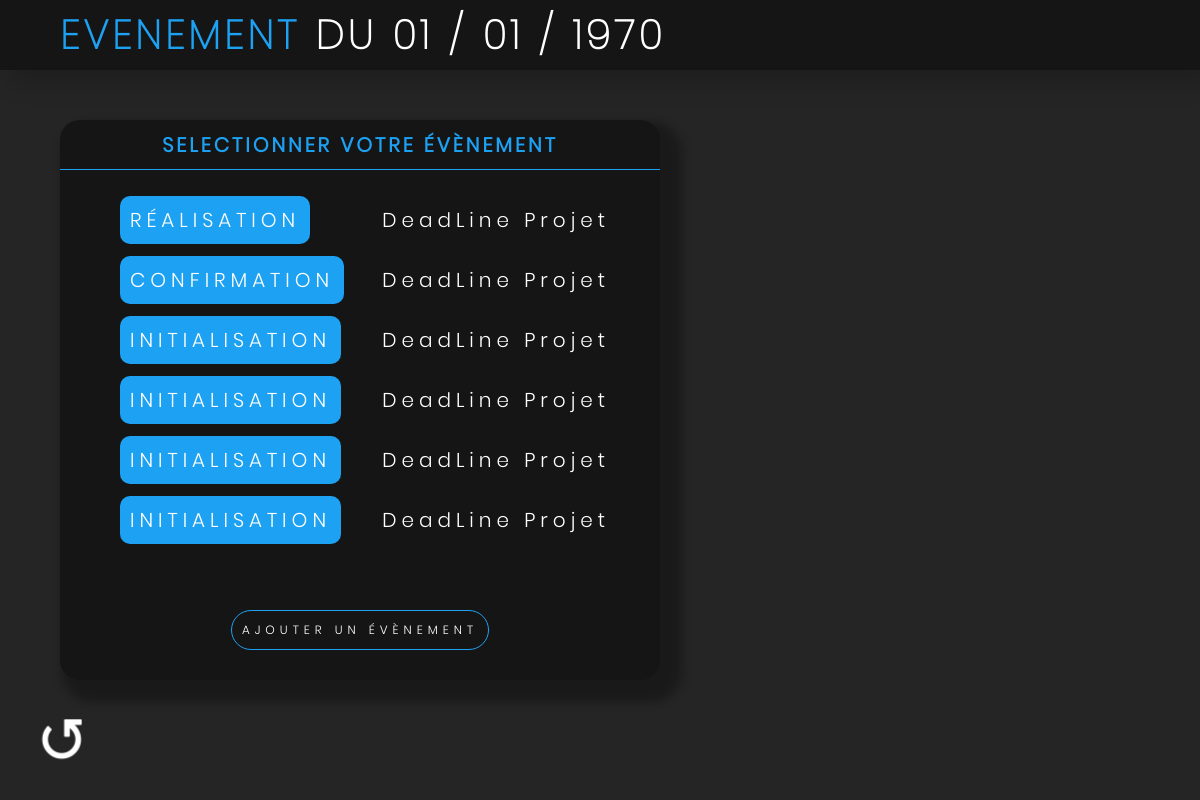
/pages/calendarMenu/infoEvent.php (signed in), run on the app's committed database.
### tables this page shows
CREATE TABLE `orderprojects` (
  `id` int(10) NOT NULL,
  `year` int(5) NOT NULL,
  `step` int(10) NOT NULL,
  `titleStep` varchar(255) NOT NULL,
  `contentOrder` text NOT NULL,
  `deadLine` varchar(255) DEFAULT NULL
);

### src/php/include/calendarComposant/calendarMenu/getEvent.php (called while the page is built, shortened)
<?php
    global $db;
    $cptEventPerDay = 0;
    if ($_SESSION['promo'] != 0) {
        $checkEventOrderSQL = "SELECT id, step, titleStep, contentOrder, deadLine FROM orderprojects WHERE year = :yearUser";
        $checkEventOrder = $db->prepare($checkEventOrderSQL);
        $checkEventOrder->execute(['yearUser' => $_SESSION['promo']]);
    }
    $deadLineOrder = array();
    $cptDeadLineOrder = 0;
 ?>

### src/php/functions/project.php (called while the page is built, shortened)
<?php
    function shortString($string, $length) {
        return $string;
    }
 ?>

### public/pages/calendarMenu/infoEvent.php (the view, shortened to what this page needs)
<?php
    if (empty($_SESSION)) {
        header("Location: ../index.php");
    } else {
    include '../../../src/php/composantPage/header.php';
    include '../../../src/php/functions/project.php';
    include '../../../src/php/composantPage/includeCSS/infoEvent.php';
?>
<a class="returnMenu" onclick="history.back(-1)"><i class="fas fa-undo"></i></a>
<div class="header">
    <div class="header-content">
        <h1 class="header-title"><blue>Evenement</blue> du <?= date('d / m / Y', strtotime($_GET['date']))?></h1>
    </div>
</div>
<?php include '../../../src/php/include/calendarComposant/calendarMenu/getEvent.php'; ?>
<?php
    global $deadLineOrder;
    global $cptDeadLineOrder;
 ?>
 <div class="blockLink" style="display: block;">
     <h3 class="title">Selectionner votre évènement</h3>
     <div class="listLink" style="<?php if ($cptEventPerDay >= 8) echo 'overflow-y: scroll;'; ?>">
         <ul>
             <?php
                 for ($i = 0; $i < $cptDeadLineOrder; $i++) {
                     if ($deadLineOrder[$i]['deadLine'] == $_GET['date']) {
                         $eventName = shortString($deadLineOrder[$i]['titleStep'], 20);
                         echo '<li><a href="infoEvent.php?date='.$_GET['date'].'&title='.$deadLineOrder[$i]['titleStep'].'&description='.$deadLineOrder[$i]['contentOrder'].'&dateEvent='.$deadLineOrder[$i]['deadLine'].'&type=projectDeadLine&id='.$deadLineOrder[$i]['id'].'">'.$eventName.'</a><aside>DeadLine Projet</aside></li>';
                     }
                 }
             ?>
         </ul>
    </div>
    <button class="addNewEvent" onclick="showNewLocalEvent()">Ajouter un évènement</button>
 </div>
<?php
    include '../../../src/php/composantPage/footer.php';
    }
?>

### src/css/global.css (style rules this page uses)
* { margin: 0; padding: 0; }
body { background-color: var(--main-bck-color); color: var(--txt-color); font-family: 'Poppins'; }

### src/css/base.css (style rules this page uses)
* { box-sizing: border-box; outline: none; }
html, body { margin: 0; padding: 0; font-family: "Poppins-Light"; color: var(--txt-color); background-color: var(--main-bck-color); cursor: crosshair; }
a { cursor: crosshair; outline: none; text-decoration: none; color: var(--txt-color); }
ul { list-style-type: none; margin: 0; padding: 0; }
h1, h2, h3, h4, h5, h6, p { margin: 0; padding: 0; }
blue { color: var(--color-blue); }
button { background: none; border: none; outline: none; font-family: 'Poppins-Thin'; cursor: crosshair; margin: 0; position: relative; color: var(--txt-color); }
.header { position: relative; z-index: 99; top: 0; left: 0; width: 100%; height: 70px; line-height: 70px; background-color: var(--block-bck-color); box-shadow: 10px 12px 24px 0px rgba(0,0,0,0.2); overflow: hidden; }
.header-content { width: 90%; margin: auto; }
.header-title { float: left; text-transform: uppercase; font-size: 40px; letter-spacing: 4px; text-decoration: none; height: 70px; color: var(--txt-color); line-height: 70px; font-family: 'Poppins-Thin'; overflow: hidden; }
.returnMenu { position: fixed; bottom: 25px; left: 25px; font-size: 40px; color: var(--txt-color); border: 1px solid transparent; padding: 5px 15px; transition: 0.8s; z-index: 999; border-radius: 50% 50%; transform: rotate(90deg); }

### src/css/dataCSS/infoEvent.css (style rules this page uses)
.blockLink { position: absolute; top: 50%; left: 30%; width: 50%; height: 70vh; transform: translate(-50%, -50%); background-color: var(--block-bck-color); border-radius: 20px; box-shadow: 12px 12px 10px 10px rgba(0, 0, 0, 0.3); }
.blockLink .title { width: 100%; height: 50px; line-height: 50px; font-size: 20px; letter-spacing: 3px; text-transform: uppercase; text-align: center; border-bottom: 1px solid var(--color-blue); color: var(--color-blue); }
.blockLink .listLink { position: absolute; width: 100%; height: calc(100% - 50px); margin-top: 20px; }
.blockLink .listLink a { position: relative; height: 60px; width: 100%; line-height: 60px; margin-left: 60px; text-decoration: none; color: var(--txt-color); text-transform: uppercase; }
.blockLink .listLink ul li a { color: var(--txt-color-bis); font-family: 'Poppins-Light'; font-size: 20px; letter-spacing: 5px; text-decoration: none; margin-top: 25px; padding: 10px 10px; background-color: var(--color-blue); transition: all 0.3s ease; border-radius: 10px; overflow: hidden; }
.blockLink .listLink aside { display: block; float: right; margin-right: 50px; text-transform: none; font-family: 'Poppins-Light'; font-size: 20px; letter-spacing: 5px; height: 60px; line-height: 60px; }
.addNewEvent { position: absolute; bottom: 30px; left: 50%; transform: translateX(-50%); border: 1px solid var(--color-blue); text-transform: uppercase; font-size: 12px; letter-spacing: 5px; font-family: 'Poppins-Light'; padding: 10px 10px; border-radius: 50px; transition: 0.3s; }

### src/css/themes/colorDefault.css (style rules this page uses)
:root { --txt-color: #fff; --txt-color-bis: #fff; --main-bck-color: #252525; --block-bck-color: #151515; --block-bck-color-hover: #101010; --color-blue: #1da1f2; --color-blue-hover: #0652DD; }

### data on the page
orderprojects: titleStep "RÉALISATION"
orderprojects: titleStep "CONFIRMATION"
orderprojects: titleStep "INITIALISATION"
orderprojects: titleStep "INITIALISATION"
orderprojects: titleStep "INITIALISATION"
orderprojects: titleStep "INITIALISATION"

### other printed values
date('d / m / Y', strtotime($_GET['date'])) "01 / 01 / 1970"
